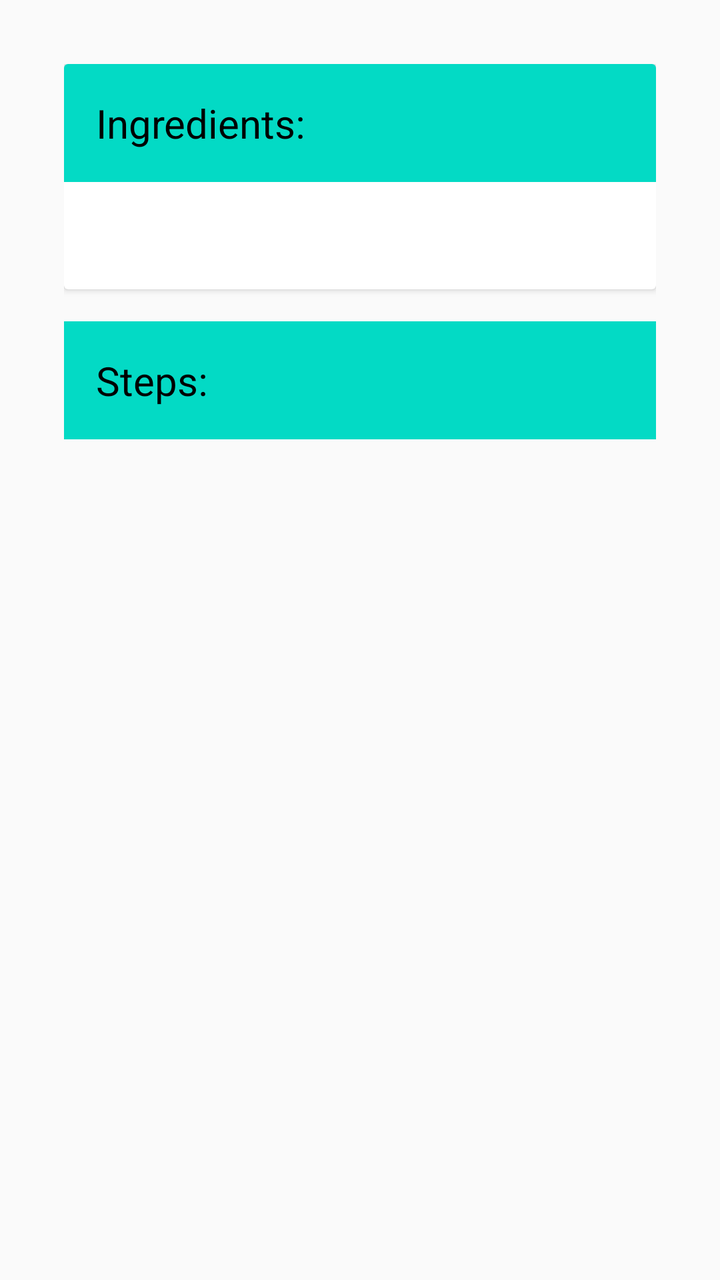
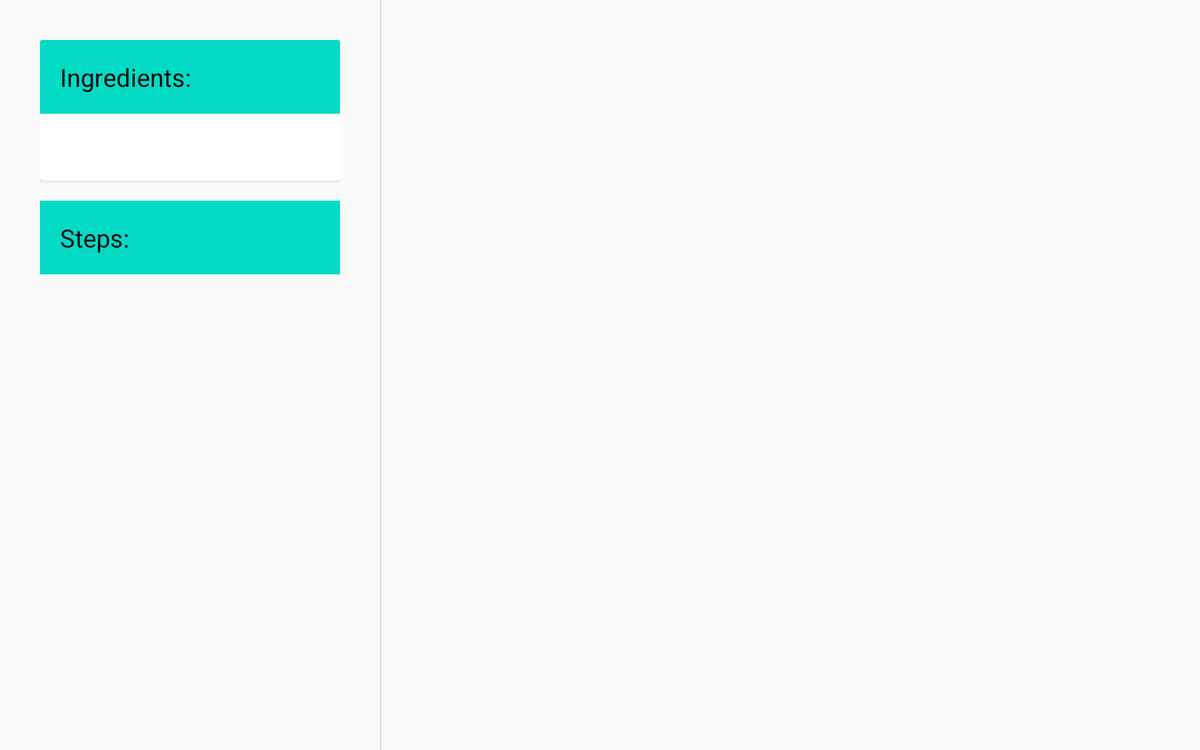

Compare how this app lays out the same screen by default and in its alternative resource folder. The renders come first, then the two layout files and the values they reference.
<!-- AndroidManifest.xml: activity theme AppTheme.NoActionBar -->
<!-- res/layout/step_list.xml -->
<?xml version="1.0" encoding="utf-8"?>
<android.support.v4.widget.NestedScrollView android:layout_width="match_parent"
    android:layout_height="match_parent"
    android:layout_marginTop="@dimen/list_margin"
    android:layout_marginLeft="@dimen/list_margin"
    android:layout_marginRight="@dimen/list_margin"
    android:id="@+id/nested_scrollView"
    xmlns:android="http://schemas.android.com/apk/res/android">

    <RelativeLayout
        android:layout_width="match_parent"
        android:layout_height="match_parent"
        android:layout_marginBottom="@dimen/list_margin"
        android:focusableInTouchMode="true">

        <android.support.v7.widget.CardView
            android:layout_width="match_parent"
            android:layout_height="wrap_content"
            android:id="@+id/ingredientsCard"
            android:layout_marginBottom="@dimen/fab_margin">
            <RelativeLayout
                android:layout_width="match_parent"
                android:layout_height="wrap_content">
                <TextView
                    android:layout_width="match_parent"
                    android:layout_height="wrap_content"
                    android:text="@string/title_ingredients"
                    android:textColor="@color/black"
                    android:id="@+id/ingredientsTitle"
                    android:padding="@dimen/fab_margin"
                    android:background="@color/colorAccent"
                    android:textSize="20sp"/>
                <TextView
                    android:layout_width="match_parent"
                    android:layout_height="wrap_content"
                    android:id="@+id/ingredientsList"
                    android:layout_below="@id/ingredientsTitle"
                    android:padding="@dimen/fab_margin"
                    android:textStyle="normal"
                    android:textAppearance="?attr/textAppearanceListItem"/>
            </RelativeLayout>
        </android.support.v7.widget.CardView>

        <TextView
            android:layout_width="match_parent"
            android:layout_height="wrap_content"
            android:text="@string/title_steps"
            android:textColor="@color/black"
            android:layout_below="@id/ingredientsCard"
            android:id="@+id/stepsTitle"
            android:padding="@dimen/fab_margin"
            android:background="@color/colorAccent"
            android:textSize="20sp"/>

        <android.support.v7.widget.RecyclerView xmlns:android="http://schemas.android.com/apk/res/android"
            xmlns:app="http://schemas.android.com/apk/res-auto"
            xmlns:tools="http://schemas.android.com/tools"
            android:id="@+id/step_list"
            android:layout_below="@+id/stepsTitle"
            android:name="com.pranjaldesai.bakingapp.StepListFragment"
            android:layout_width="match_parent"
            android:layout_height="wrap_content"
            app:layoutManager="LinearLayoutManager"
            tools:context=".StepListActivity"
            tools:listitem="@layout/step_list_content" />
    </RelativeLayout>
</android.support.v4.widget.NestedScrollView>
<!-- resources referenced by this layout -->
<resources>
  <dimen name="fab_margin">16dp</dimen>
  <dimen name="list_margin">32dp</dimen>
  <string name="title_ingredients">Ingredients:</string>
  <string name="title_steps">Steps:</string>
  <style name="AppTheme.NoActionBar">
          <item name="windowActionBar">false</item>
          <item name="windowNoTitle">true</item>
      </style>
</resources>
<!-- res/layout-w900dp/step_list.xml (the repository's variant of the layout above) -->
<!-- drawn on a 7-inch tablet turned sideways -->
<?xml version="1.0" encoding="utf-8"?>
<LinearLayout xmlns:android="http://schemas.android.com/apk/res/android"
    xmlns:app="http://schemas.android.com/apk/res-auto"
    xmlns:tools="http://schemas.android.com/tools"
    android:layout_width="match_parent"
    android:layout_height="match_parent"
    android:baselineAligned="false"
    android:divider="?android:attr/dividerHorizontal"
    android:orientation="horizontal"
    android:showDividers="middle"
    tools:context=".StepListActivity">

    <android.support.v4.widget.NestedScrollView android:layout_width="@dimen/item_width"
        android:layout_height="match_parent"
        android:layout_marginTop="@dimen/list_margin"
        android:layout_marginLeft="@dimen/list_margin"
        android:layout_marginRight="@dimen/list_margin"
        android:id="@+id/nested_scrollView"
        xmlns:android="http://schemas.android.com/apk/res/android">

        <RelativeLayout
            android:layout_width="match_parent"
            android:layout_height="match_parent"
            android:layout_marginBottom="@dimen/list_margin"
            android:focusableInTouchMode="true">

            <android.support.v7.widget.CardView
                android:layout_width="match_parent"
                android:layout_height="wrap_content"
                android:id="@+id/ingredientsCard"
                android:layout_marginBottom="@dimen/fab_margin">
                <RelativeLayout
                    android:layout_width="match_parent"
                    android:layout_height="wrap_content">
                    <TextView
                        android:layout_width="match_parent"
                        android:layout_height="wrap_content"
                        android:text="@string/title_ingredients"
                        android:textColor="@color/black"
                        android:id="@+id/ingredientsTitle"
                        android:padding="@dimen/fab_margin"
                        android:background="@color/colorAccent"
                        android:textSize="20sp"/>
                    <TextView
                        android:layout_width="match_parent"
                        android:layout_height="wrap_content"
                        android:id="@+id/ingredientsList"
                        android:layout_below="@id/ingredientsTitle"
                        android:padding="@dimen/fab_margin"
                        android:textStyle="normal"
                        android:textAppearance="?attr/textAppearanceListItem"/>
                </RelativeLayout>
            </android.support.v7.widget.CardView>

            <TextView
                android:layout_width="match_parent"
                android:layout_height="wrap_content"
                android:text="@string/title_steps"
                android:textColor="@color/black"
                android:layout_below="@id/ingredientsCard"
                android:id="@+id/stepsTitle"
                android:padding="@dimen/fab_margin"
                android:background="@color/colorAccent"
                android:textSize="20sp"/>

            <android.support.v7.widget.RecyclerView xmlns:android="http://schemas.android.com/apk/res/android"
                xmlns:tools="http://schemas.android.com/tools"
                android:id="@+id/step_list"
                android:name="com.pranjaldesai.bakingapp.StepListFragment"
                android:layout_width="match_parent"
                android:layout_height="wrap_content"
                android:layout_below="@+id/stepsTitle"
                app:layoutManager="LinearLayoutManager"
                tools:context="com.pranjaldesai.bakingapp.StepListActivity"
                tools:listitem="@layout/step_list_content" />
        </RelativeLayout>
    </android.support.v4.widget.NestedScrollView>

    <FrameLayout
        android:id="@+id/step_detail_container"
        android:layout_width="0dp"
        android:layout_height="match_parent"
        android:layout_weight="3" />

</LinearLayout>
<!-- resources referenced by the variant -->
<!-- as a 7-inch tablet turned sideways resolves them -->
<resources>
  <dimen name="fab_margin">16dp</dimen>
  <dimen name="item_width">240dp</dimen>
  <dimen name="list_margin">32dp</dimen>
  <string name="title_ingredients">Ingredients:</string>
  <string name="title_steps">Steps:</string>
  <style name="AppTheme.NoActionBar">
          <item name="windowActionBar">false</item>
          <item name="windowNoTitle">true</item>
      </style>
</resources>
